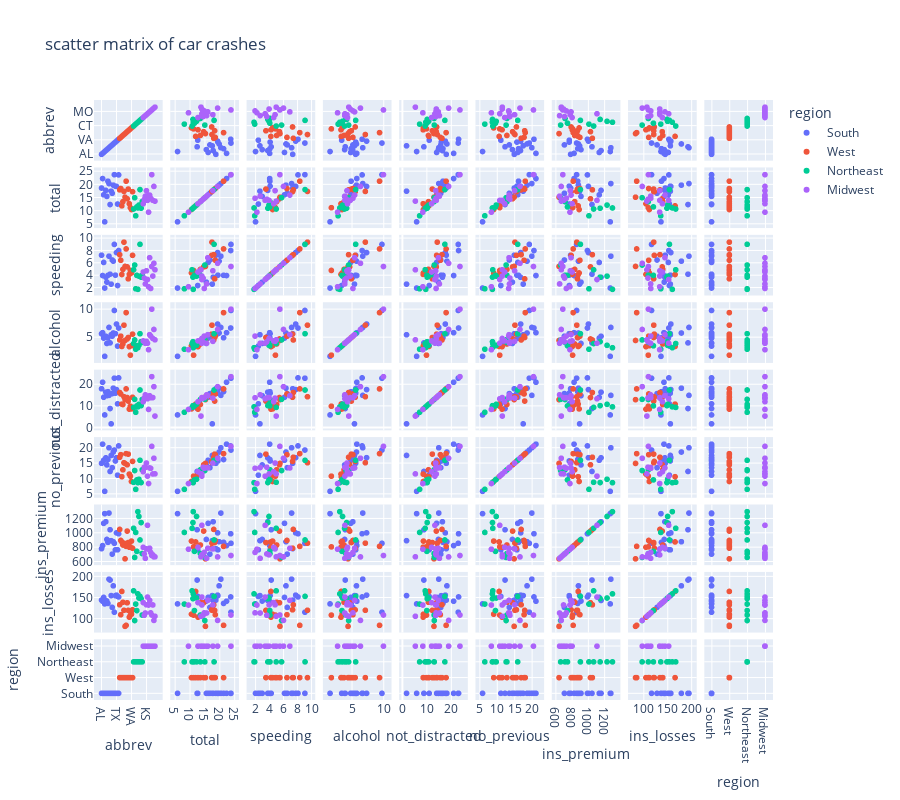

Notebook code for this chart:
### Code cell
fig = px.scatter_matrix(df,
                        dimensions=cols,
                        color='region',
                        hover_name='abbrev',
                        title='scatter matrix of car crashes',
                        height=800)
fig.show()

### Figure 1 — Plotly figure (JSON) as saved in the notebook; plotly's stock layout.template omitted (floating-point values rounded to 4 significant figures)
{"data": [{"dimensions": [{"axis": {"matches": true}, "label": "abbrev", "values": ["AL", "AR", "DE", "DC", "FL", "GA", "KY", "LA", "MD", "MS", "NC", "OK", "SC", "TN", "TX", "VA", "WV"]}, {"axis": {"matches": true}, "label": "total", "values": [18.8, 22.4, 16.2, 5.9, 17.9, 15.6, 21.4, 20.5, 12.5, 17.6, 16.8, 19.9, 23.9, 19.5, 19.4, 12.7, 23.8]}, {"axis": {"matches": true}, "label": "speeding", "values": [7.332, 4.032, 6.156, 2.006, 3.759, 2.964, 4.066, 7.175, 4.25, 2.64, 6.552, 6.368, 9.082, 4.095, 7.76, 2.413, 8.092]}, {"axis": {"matches": true}, "label": "alcohol", "values": [5.64, 5.824, 4.86, 1.593, 5.191, 3.9, 4.922, 6.765, 4.0, 5.456, 5.208, 5.771, 9.799, 5.655, 7.372, 3.429, 6.664]}, {"axis": {"matches": true}, "label": "not_distracted", "values": [18.05, 21.06, 14.09, 5.9, 16.47, 14.82, 16.69, 14.96, 8.875, 1.76, 15.79, 18.31, 22.94, 15.99, 17.65, 11.05, 23.09]}, {"axis": {"matches": true}, "label": "no_previous", "values": [15.04, 21.28, 16.04, 5.9, 16.83, 14.51, 16.26, 20.09, 12.38, 17.6, 13.61, 18.71, 19.36, 15.79, 16.88, 11.18, 20.71]}, {"axis": {"matches": true}, "label": "ins_premium", "values": [784.5, 827.3, 1138.0, 1274.0, 1160.0, 913.1, 872.5, 1282.0, 1049.0, 896.1, 708.2, 881.5, 859.0, 767.9, 1005.0, 769.0, 992.6]}, {"axis": {"matches": true}, "label": "ins_losses", "values": [145.1, 142.4, 151.5, 136.1, 144.2, 142.8, 137.1, 194.8, 192.7, 155.8, 127.8, 178.9, 116.3, 155.6, 156.8, 153.7, 152.6]}, {"axis": {"matches": true}, "label": "region", "values": ["South", "South", "South", "South", "South", "South", "South", "South", "South", "South", "South", "South", "South", "South", "South", "South", "South"]}], "hovertemplate": "<b>%{hovertext}</b><br><br>region=South<br>%{xaxis.title.text}=%{x}<br>%{yaxis.title.text}=%{y}<extra></extra>", "hovertext": ["AL", "AR", "DE", "DC", "FL", "GA", "KY", "LA", "MD", "MS", "NC", "OK", "SC", "TN", "TX", "VA", "WV"], "legendgroup": "South", "marker": {"color": "#636efa", "symbol": "circle"}, "name": "South", "showlegend": true, "type": "splom"}, {"dimensions": [{"axis": {"matches": true}, "label": "abbrev", "values": ["AK", "AZ", "CA", "CO", "HI", "ID", "MT", "NV", "NM", "OR", "UT", "WA", "WY"]}, {"axis": {"matches": true}, "label": "total", "values": [18.1, 18.6, 12.0, 13.6, 17.5, 15.3, 21.4, 14.7, 18.4, 12.8, 11.3, 10.6, 17.4]}, {"axis": {"matches": true}, "label": "speeding", "values": [7.421, 6.51, 4.2, 5.032, 9.45, 5.508, 8.346, 5.439, 3.496, 4.224, 4.859, 4.452, 7.308]}, {"axis": {"matches": true}, "label": "alcohol", "values": [4.525, 5.208, 3.36, 3.808, 7.175, 4.437, 9.416, 4.704, 4.968, 3.328, 1.808, 3.498, 5.568]}, {"axis": {"matches": true}, "label": "not_distracted", "values": [16.29, 15.62, 10.92, 10.74, 14.35, 13.01, 17.98, 13.96, 12.33, 8.576, 9.944, 8.692, 14.09]}, {"axis": {"matches": true}, "label": "no_previous", "values": [17.01, 17.86, 10.68, 12.92, 15.22, 14.99, 18.19, 14.55, 18.03, 11.52, 10.85, 9.116, 15.66]}, {"axis": {"matches": true}, "label": "ins_premium", "values": [1053.0, 899.5, 878.4, 835.5, 861.2, 642.0, 816.2, 1030.0, 869.9, 804.7, 809.4, 890.0, 791.1]}, {"axis": {"matches": true}, "label": "ins_losses", "values": [133.9, 110.3, 165.6, 139.9, 120.9, 82.75, 85.15, 138.7, 120.8, 104.6, 109.5, 111.6, 122.0]}, {"axis": {"matches": true}, "label": "region", "values": ["West", "West", "West", "West", "West", "West", "West", "West", "West", "West", "West", "West", "West"]}], "hovertemplate": "<b>%{hovertext}</b><br><br>region=West<br>%{xaxis.title.text}=%{x}<br>%{yaxis.title.text}=%{y}<extra></extra>", "hovertext": ["AK", "AZ", "CA", "CO", "HI", "ID", "MT", "NV", "NM", "OR", "UT", "WA", "WY"], "legendgroup": "West", "marker": {"color": "#EF553B", "symbol": "circle"}, "name": "West", "showlegend": true, "type": "splom"}, {"dimensions": [{"axis": {"matches": true}, "label": "abbrev", "values": ["CT", "ME", "MA", "NH", "NJ", "NY", "PA", "RI", "VT"]}, {"axis": {"matches": true}, "label": "total", "values": [10.8, 15.1, 8.2, 11.6, 11.2, 12.3, 18.2, 11.1, 13.6]}, {"axis": {"matches": true}, "label": "speeding", "values": [4.968, 5.738, 1.886, 4.06, 1.792, 3.936, 9.1, 3.774, 4.08]}, {"axis": {"matches": true}, "label": "alcohol", "values": [3.888, 4.53, 2.87, 3.48, 3.136, 3.567, 5.642, 4.218, 4.08]}, {"axis": {"matches": true}, "label": "not_distracted", "values": [9.396, 13.14, 7.134, 10.09, 9.632, 10.82, 17.47, 10.21, 13.06]}, {"axis": {"matches": true}, "label": "no_previous", "values": [8.856, 12.68, 6.56, 9.628, 8.736, 9.84, 16.02, 8.769, 12.92]}, {"axis": {"matches": true}, "label": "ins_premium", "values": [1069.0, 661.9, 1011.0, 746.5, 1302.0, 1234.0, 906.0, 1149.0, 716.2]}, {"axis": {"matches": true}, "label": "ins_losses", "values": [167.0, 96.57, 135.6, 120.2, 159.8, 150.0, 153.9, 148.6, 109.6]}, {"axis": {"matches": true}, "label": "region", "values": ["Northeast", "Northeast", "Northeast", "Northeast", "Northeast", "Northeast", "Northeast", "Northeast", "Northeast"]}], "hovertemplate": "<b>%{hovertext}</b><br><br>region=Northeast<br>%{xaxis.title.text}=%{x}<br>%{yaxis.title.text}=%{y}<extra></extra>", "hovertext": ["CT", "ME", "MA", "NH", "NJ", "NY", "PA", "RI", "VT"], "legendgroup": "Northeast", "marker": {"color": "#00cc96", "symbol": "circle"}, "name": "Northeast", "showlegend": true, "type": "splom"}, {"dimensions": [{"axis": {"matches": true}, "label": "abbrev", "values": ["IL", "IN", "IA", "KS", "MI", "MN", "MO", "NE", "ND", "OH", "SD", "WI"]}, {"axis": {"matches": true}, "label": "total", "values": [12.8, 14.5, 15.7, 17.8, 14.1, 9.6, 16.1, 14.9, 23.9, 14.1, 19.4, 13.8]}, {"axis": {"matches": true}, "label": "speeding", "values": [4.608, 3.625, 2.669, 4.806, 3.384, 2.208, 6.923, 1.937, 5.497, 3.948, 6.014, 4.968]}, {"axis": {"matches": true}, "label": "alcohol", "values": [4.352, 4.205, 3.925, 4.272, 3.948, 2.784, 5.474, 5.215, 10.04, 4.794, 6.402, 4.554]}, {"axis": {"matches": true}, "label": "not_distracted", "values": [12.03, 13.78, 15.23, 13.71, 13.39, 8.448, 14.81, 13.86, 23.66, 13.96, 19.01, 5.382]}, {"axis": {"matches": true}, "label": "no_previous", "values": [12.29, 13.78, 13.66, 15.13, 10.86, 8.448, 13.52, 13.41, 20.55, 11.56, 16.68, 11.59]}, {"axis": {"matches": true}, "label": "ins_premium", "values": [803.1, 710.5, 649.1, 780.5, 1111.0, 777.2, 790.3, 732.3, 688.8, 697.7, 669.3, 670.3]}, {"axis": {"matches": true}, "label": "ins_losses", "values": [139.2, 108.9, 114.5, 133.8, 152.3, 133.3, 144.4, 114.8, 109.7, 133.5, 96.87, 106.6]}, {"axis": {"matches": true}, "label": "region", "values": ["Midwest", "Midwest", "Midwest", "Midwest", "Midwest", "Midwest", "Midwest", "Midwest", "Midwest", "Midwest", "Midwest", "Midwest"]}], "hovertemplate": "<b>%{hovertext}</b><br><br>region=Midwest<br>%{xaxis.title.text}=%{x}<br>%{yaxis.title.text}=%{y}<extra></extra>", "hovertext": ["IL", "IN", "IA", "KS", "MI", "MN", "MO", "NE", "ND", "OH", "SD", "WI"], "legendgroup": "Midwest", "marker": {"color": "#ab63fa", "symbol": "circle"}, "name": "Midwest", "showlegend": true, "type": "splom"}], "layout": {"dragmode": "select", "height": 800, "legend": {"title": {"text": "region"}, "tracegroupgap": 0}, "title": {"text": "scatter matrix of car crashes"}}}
